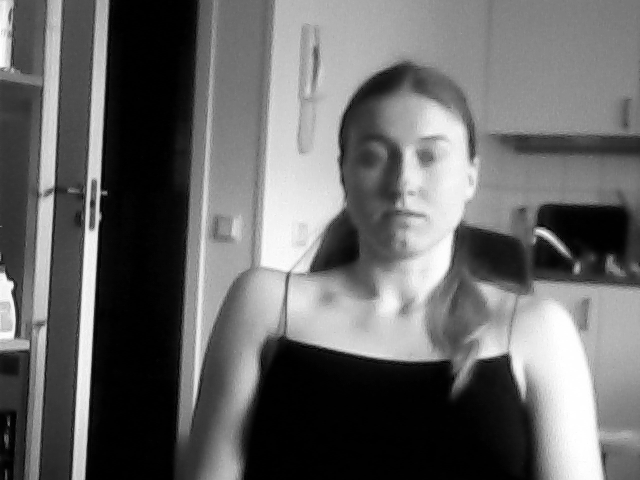
%> input picture left/leftimg9.png, 640 x 480 px
$ octave result.m   (GNU Octave 9; MATLAB toolbox functions it lacks are replaced by stand-ins)
%> lines starting %> are read from the running program, lines starting %| are printed output that depends on the picture
close all;clear;clc;
left = imread("leftimg9.png");
%> left is the input picture: size 480x640 uint8; min 0, max 255, mean 103.5
right = imread("rightimg9.png");
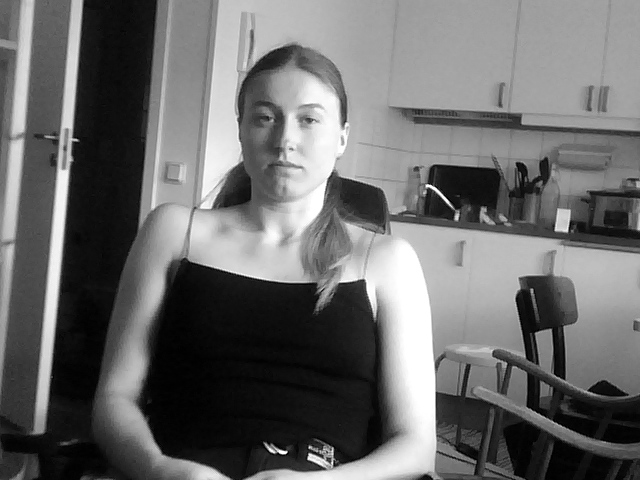
%> input picture right/rightimg9.png, 640 x 480 px
%> right is the input picture: size 480x640 uint8; min 0, max 255, mean 106.5
live = imread("liveimg9.png");
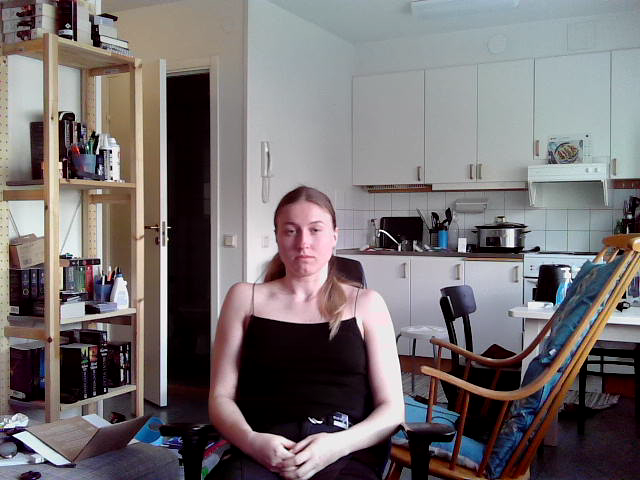
%> input picture main/liveimg9.png, 640 x 480 px
%> live is the input picture: size 480x640x3 uint8; mean R, G, B 118.3, 112.3, 113.5
%> (the run ends here)
